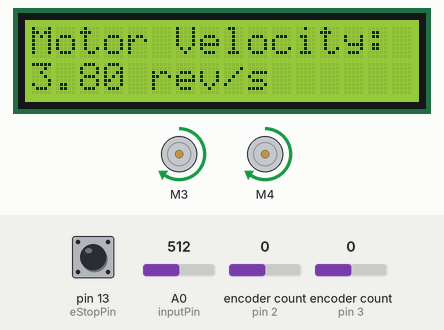
Bench run of a sketch on a simulated Arduino Uno, built with avr-gcc and run on an emulated ATmega328P. Shown: 16×2 character LCD, 2 × DC motor (green arrow = forward, orange = backward, longer = faster). The test bench sets the inputs (shaded band); at power-on: pin 13 (eStopPin) HIGH, A0 (inputPin) = 512, encoder count (sensors on pin 2, pin 3) 0. What the sketch prints to the serial monitor is not drawn.

Above: at 1.25 s.
1.3 s: pin 13 (eStopPin) pulled LOW for 0.15 s
At 2.4 s:
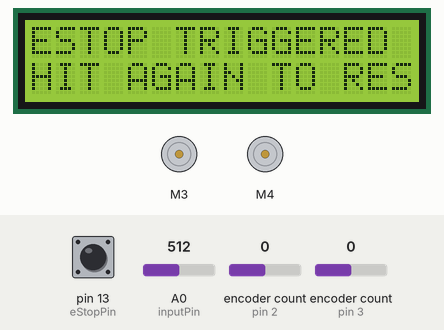
2.9 s: pin 13 (eStopPin) pulled LOW for 1 s
At 3.5 s:
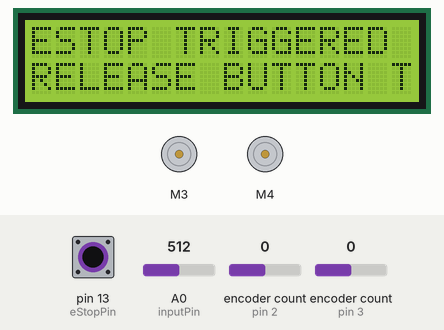
4.5 s: A0 (inputPin) set to 0
At 4.65 s:
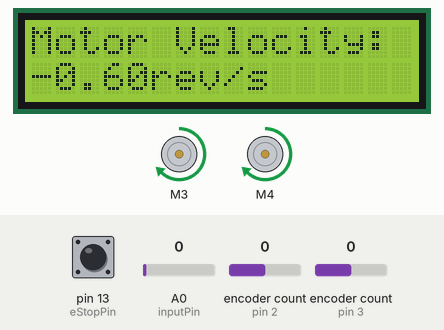
6.7 s: A0 (inputPin) set to 265
At 9.0 s:
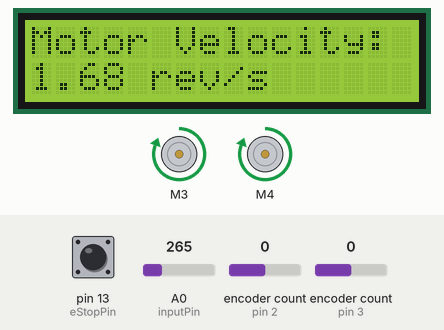
9.7 s: A0 (inputPin) set to 0
At 10.15 s:
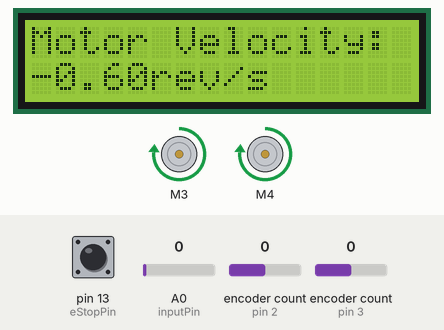
12.7 s: encoder count (sensor on pin 2) set to 4
Timing chart, 0 to 22.8 s (numbered marks = the images above; inputs shaded):
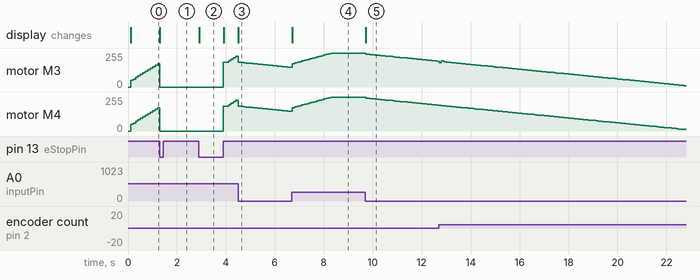

Measured:
- after the input at 1.3 s, the display: changes at once (image 1)
- after the input at 2.9 s, motor M3, motor M4: moves from stopped to forward 231/255 over 0.51 s, starting after 1.0 s; the display: changes at once (image 2)
- after the input at 4.5 s, the display: changes at once (image 3)
- after the input at 6.7 s, the display: changes at once (image 4)
- after the input at 9.7 s, motor M3, motor M4: moves from forward 255/255 to forward 194/255 over 2.9 s, starting at once; the display: changes at once (image 5)

The sketch:

Speed_Control_Rev_0.1.ino
```cpp
// motor set up
#include <Wire.h>
#include <Adafruit_MotorShield.h>
Adafruit_MotorShield AFMS = Adafruit_MotorShield();
Adafruit_DCMotor *m3 = AFMS.getMotor(3);
Adafruit_DCMotor *m4 = AFMS.getMotor(4);

// encoder set up
#define ENCODER_OPTIMIZE_INTERRUPTS
#include <Encoder.h>
Encoder e3(2, 4); // set encoder pins
Encoder e4(3, 5);
const int conv3 = 745; // pulses per revolution - avg can reach up to 58.94
const int conv4 = conv3;
long pos3;
long pos4;

// PID set up
#include <PID_v1.h>
double Setvel, Input3, Output3;
double Kp3 = 10, Ki3 = 30, Kd3 = 3; //40,20,2 work well, also 10,30, 3
PID PID3(&Input3, &Output3, &Setvel, Kp3, Ki3, Kd3, DIRECT);

double Input4, Output4;
double Kp4 = 10, Ki4 = 30, Kd4 = 3; //40,20,2 work well, also 10,30, 3
PID PID4(&Input4, &Output4, &Setvel, Kp4, Ki4, Kd4, DIRECT);

// LCD screen set up
#include <LiquidCrystal.h>
LiquidCrystal lcd(12, 11, 8, 7, 9, 10);

// velocity measurement set up
long newPos3; // position of motor 3
long oldPos3; // last position of motor 3
long newPos4; // position of motor 4
long oldPos4; // last position of motor 3
long oldTime = 0; // last time check
long newTime = 0; // current time
long deltaTime = 0; // time passed
double velocity3; // motor speed mtr3
double velocity4; // motor speed mtr4
double vel_rs3; // revolutions per second mtr3
double vel_rs4; // revolutions per second mtr4

// real time control & estop
int newLoopTime = 0;
int oldLoopTime = 0;
int controlLoopInterval = 100; // run at 10 Hz
boolean realTimeRun = true;
int eStopPin = 13;
int inputPin = A0;
int inputVal = 0;

void setup() {
  // put your setup code here, to run once:

  // comms set up
  Serial.begin(9600);           // set up Serial library at 9600 bps
  Serial.println("PID Control Test");
  AFMS.begin();  // create with the default frequency 1.6KHz

  // PID set up
  PID3.SetMode(AUTOMATIC);
  PID3.SetOutputLimits(-255, 255);
  PID4.SetMode(AUTOMATIC);
  PID4.SetOutputLimits(-255, 255);

  // estop set up
  pinMode(eStopPin, INPUT_PULLUP);

  //lcd set up
  lcd.begin(16, 2);
  lcd.print("Motor Velocity:");
  lcd.setCursor(0, 1);
}

void loop() {
  //  Serial.print(realTimeRun);

  if (!realTimeRun) {
    while (!realTimeRun) {
      if (!digitalRead(eStopPin)) {
      lcd.setCursor(0, 1);
      lcd.print("RELEASE BUTTON TO RESTART");
        while (!digitalRead(eStopPin)) {
          delay(1);
        }
        realTimeRun = true;
        Serial.println("RESTARTING");
        break;
      }
    }
  }

  while (realTimeRun) {
    // check e stop and stop if hit
    if (!digitalRead(eStopPin)) {
      setVelocity(m3, 0);
      setVelocity(m4, 0);
      lcd.clear();
      lcd.print("ESTOP TRIGGERED");
      lcd.setCursor(0, 1);
      lcd.print("HIT AGAIN TO RESTART");
      while (!digitalRead(eStopPin)) {
        delay(1);
      }
      realTimeRun = false;
      Serial.println("ESTOP TRIGGERED - HIT AGAIN TO RESTART");
      break;
    }

    // Real-Time clock control. Check to see if one clock cycle has elapsed before running this control code
    newLoopTime = millis();                                             // get current Arduino time (50 days till wrap)
    if (newLoopTime - oldLoopTime >= controlLoopInterval) {             // if true run flight code
      oldLoopTime = newLoopTime;                                        // reset time stamp

      // SENSE
      // encoder reading
      pos3 = e3.read();
      pos4 = e4.read();

      // speed input reading
      inputVal = analogRead(inputPin);

      // velocity calculations
      oldTime = newTime;
      newTime = millis();

      oldPos3 = newPos3;
      newPos3 = pos3;

      oldPos4 = newPos4;
      newPos4 = pos4;

      velocity3 = ( (double) (newPos3 - oldPos3)) / ( (double) (newTime - oldTime)); // ticks per millisecond
      vel_rs3 = (velocity3 / conv3) * 1000;

      velocity4 = ( (double) (newPos4 - oldPos4)) / ( (double) (newTime - oldTime)); // ticks per millisecond
      vel_rs4 = (velocity4 / conv4) * 1000;

//      Serial.print(" | Delta pos: "); Serial.print(newPos - oldPos);
//      Serial.print(" | Delta time: "); Serial.print(newTime - oldTime);
//      Serial.print(" | Velocity Rev/s: "); Serial.println(vel_rs);

      // THINK
      Setvel = remapVal(inputVal); // revs per sec
      Input3 = vel_rs3;
      Input4 = vel_rs4;
      //    int Output2 = Kp * (Setvel - vel_rs);
      PID3.Compute();
      PID4.Compute();

      // ACT
      setVelocity(m3, Output3);
      setVelocity(m4, Output4);
      lcd.clear();
      lcd.print("Motor Velocity:");
      lcd.setCursor(0, 1);
      lcd.print(Setvel);
      lcd.setCursor(5, 1);
      lcd.print("rev/s");
    }
  }
}

double remapVal(int sensorVal) {
  // sensorVal - input sensor value from potentiometer
  // remaps sensor value from potentiometer to a velocity
  double newVal = 8.00 * ((double) sensorVal - 70.0) / 930.0;
  return newVal;

}

void setVelocity(Adafruit_DCMotor *motor, int vel) {
  // motor - which motor object to set velocity for
  // vel - -255 to +255

  if (vel > 255) vel = 255;
  else if (vel < -255) vel = -255;

  if (vel >= 0) {
    motor->run(FORWARD);
    motor->setSpeed(vel);
  }

  else {
    motor->run(BACKWARD);
    motor->setSpeed(-vel);
  }
}
```
